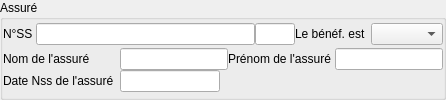
             <widget class="QGroupBox" name="groupBoxAssure">
              <property name="title">
               <string>Assuré</string>
              </property>
              <layout class="QGridLayout">
               <property name="leftMargin">
                <number>0</number>
               </property>
               <property name="topMargin">
                <number>0</number>
               </property>
               <property name="rightMargin">
                <number>0</number>
               </property>
               <property name="bottomMargin">
                <number>0</number>
               </property>
               <property name="spacing">
                <number>0</number>
               </property>
               <item row="0" column="0">
                <layout class="QGridLayout" name="layoutyogourt_13">
                 <item row="0" column="0">
                  <widget class="QLabel" name="label_nss">
                   <property name="font">
                    <font>
                     <pointsize>9</pointsize>
                    </font>
                   </property>
                   <property name="text">
                    <string>N°SS </string>
                   </property>
                  </widget>
                 </item>
                 <item row="0" column="4">
                  <widget class="QComboBox" name="comboBoxQualiteAyantDroit">
                   <property name="sizePolicy">
                    <sizepolicy hsizetype="Preferred" vsizetype="Fixed">
                     <horstretch>0</horstretch>
                     <verstretch>0</verstretch>
                    </sizepolicy>
                   </property>
                   <property name="maximumSize">
                    <size>
                     <width>200</width>
                     <height>16777215</height>
                    </size>
                   </property>
                   <property name="toolTip">
                    <string>Le bénéficiaire est lié à l'assuré en tant que ...</string>
                   </property>
                  </widget>
                 </item>
                 <item row="0" column="3">
                  <widget class="QLabel" name="label_beneficiaire">
                   <property name="font">
                    <font>
                     <pointsize>9</pointsize>
                    </font>
                   </property>
                   <property name="text">
                    <string>Le bénéf. est  </string>
                   </property>
                   <property name="buddy">
                    <cstring>comboBoxQualiteAyantDroit</cstring>
                   </property>
                  </widget>
                 </item>
                 <item row="0" column="2">
                  <widget class="C_QLineEdit" name="lineEdit_NssClef">
                   <property name="maximumSize">
                    <size>
                     <width>40</width>
                     <height>16777215</height>
                    </size>
                   </property>
                   <property name="focusPolicy">
                    <enum>Qt::NoFocus</enum>
                   </property>
                   <property name="readOnly">
                    <bool>true</bool>
                   </property>
                  </widget>
                 </item>
                 <item row="0" column="1">
                  <widget class="C_QLineEdit" name="lineEdit_NumSecu">
                   <property name="sizePolicy">
                    <sizepolicy hsizetype="MinimumExpanding" vsizetype="Fixed">
                     <horstretch>0</horstretch>
                     <verstretch>0</verstretch>
                    </sizepolicy>
                   </property>
                   <property name="toolTip">
                    <string>13 chiffres avec calcul automatique de la clé</string>
                   </property>
                   <property name="whatsThis">
                    <string>to define for best control</string>
                   </property>
                   <property name="maxLength">
                    <number>13</number>
                   </property>
                  </widget>
                 </item>
                </layout>
               </item>
               <item row="1" column="0">
                <layout class="QGridLayout" name="layoutyogourt_12">
                 <property name="spacing">
                  <number>0</number>
                 </property>
                 <item row="0" column="0">
                  <widget class="QLabel" name="label_nomassure">
                   <property name="font">
                    <font>
                     <pointsize>9</pointsize>
                    </font>
                   </property>
                   <property name="text">
                    <string>Nom de l'assuré </string>
                   </property>
                   <property name="buddy">
                    <cstring>lineEdit_NomAssure</cstring>
                   </property>
                  </widget>
                 </item>
                 <item row="0" column="2">
                  <widget class="C_QLineEdit" name="lineEdit_NomAssure">
                   <property name="maxLength">
                    <number>50</number>
                   </property>
                  </widget>
                 </item>
                 <item row="0" column="3">
                  <widget class="QLabel" name="label_prenomassure">
                   <property name="font">
                    <font>
                     <pointsize>9</pointsize>
                    </font>
                   </property>
                   <property name="text">
                    <string>Prénom de l'assuré </string>
                   </property>
                   <property name="buddy">
                    <cstring>lineEdit_PrenomAssure</cstring>
                   </property>
                  </widget>
                 </item>
                 <item row="0" column="4">
                  <widget class="C_QLineEdit" name="lineEdit_PrenomAssure">
                   <property name="maxLength">
                    <number>40</number>
                   </property>
                  </widget>
                 </item>
                 <item row="1" column="0">
                  <widget class="QLabel" name="label_dnssassure">
                   <property name="font">
                    <font>
                     <pointsize>9</pointsize>
                    </font>
                   </property>
                   <property name="text">
                    <string>Date Nss de l'assuré  </string>
                   </property>
                  </widget>
                 </item>
                 <item row="1" column="2">
                  <widget class="C_QLineEdit" name="lineEdit_DtNss_Assure">
                   <property name="maximumSize">
                    <size>
                     <width>100</width>
                     <height>16777215</height>
                    </size>
                   </property>
                   <property name="toolTip">
                    <string>Format dd-mm-yyyy</string>
                   </property>
                   <property name="whatsThis">
                    <string>to define for best control</string>
                   </property>
                  </widget>
                 </item>
                </layout>
               </item>
              </layout>
             </widget>
